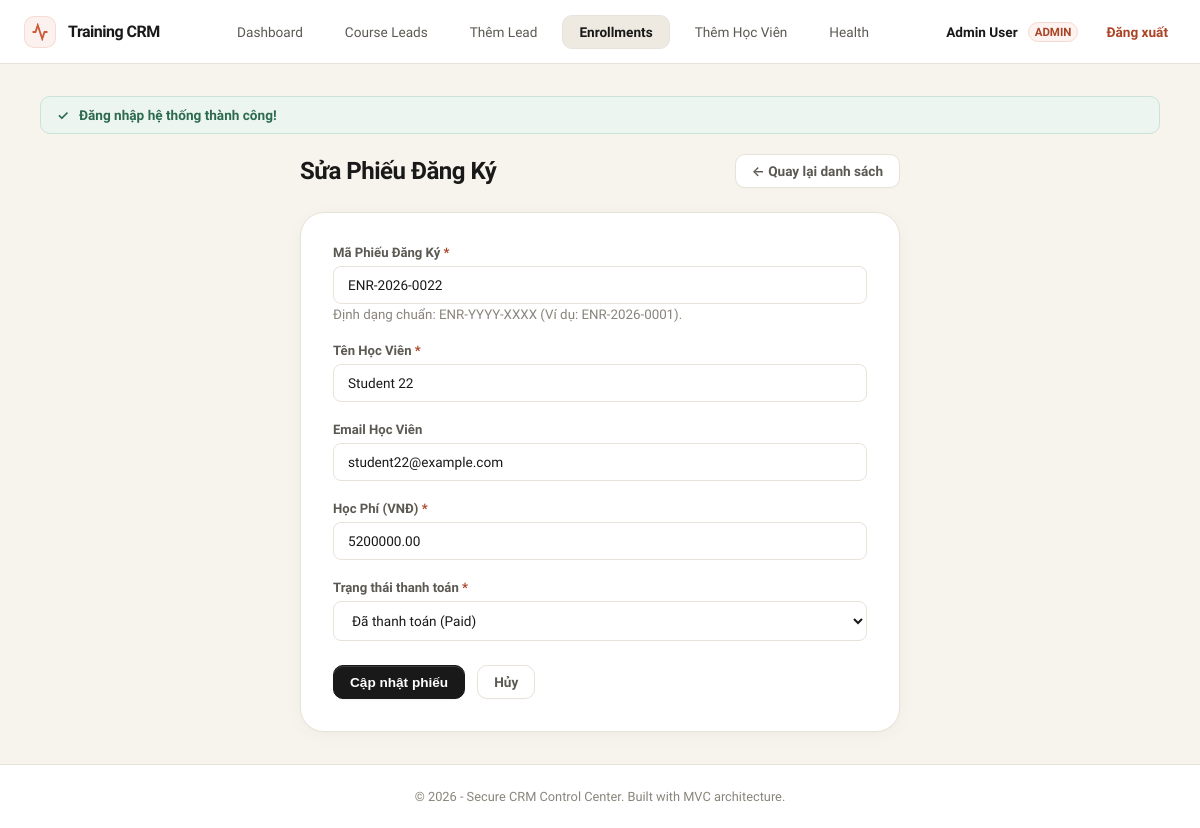
Screenshot of /enrollments/edit?id=22 (signed in) with the database file from the repository.
### tables this page shows
CREATE TABLE enrollments (
    id INT AUTO_INCREMENT PRIMARY KEY,
    enrollment_code VARCHAR(50) NOT NULL UNIQUE,
    student_name VARCHAR(100) NOT NULL,
    student_email VARCHAR(150) DEFAULT NULL,
    course_fee DECIMAL(12, 2) NOT NULL DEFAULT 0.00,
    payment_status VARCHAR(50) DEFAULT 'unpaid',
    created_at TIMESTAMP DEFAULT CURRENT_TIMESTAMP,
    updated_at TIMESTAMP DEFAULT CURRENT_TIMESTAMP ON UPDATE CURRENT_TIMESTAMP,
    deleted_at TIMESTAMP NULL DEFAULT NULL,
    INDEX idx_enrollment_status (payment_status),
    INDEX idx_enrollment_code (enrollment_code),
    INDEX idx_enrollment_created (created_at)
);

### app/Core/helpers.php (called while the page is built, shortened)
<?php
if (!function_exists('e')) {
    function e(?string $value): string {
        return htmlspecialchars($value ?? '', ENT_QUOTES | ENT_SUBSTITUTE, 'UTF-8');
    }
}
if (!function_exists('render')) {
    function render(string $view, array $data = []): void {
        $old = $_SESSION['old_input'] ?? [];
        extract($data);
        require __DIR__ . '/../Views/' . $view . '.php';
        require __DIR__ . '/../Views/layouts/main.php';
    }
}
if (!function_exists('old')) {
    function old(string $key, array $old = [], string $default = ''): string {
        return (string)($old[$key] ?? $default);
    }
}

### app/Controllers/EnrollmentController.php (called while the page is built, shortened)
<?php
class EnrollmentController
{
    private EnrollmentService $service;
    public function __construct(EnrollmentService $service = null)
    {
        $this->service = $service ?? new EnrollmentService();
    }
    public function edit(): void
    {
        $id = (int)($_GET['id'] ?? 0);
        $enrollment = $this->service->findEnrollmentById($id);
        render('enrollments/edit', [
            'title' => 'Sửa Phiếu Đăng Ký',
            'enrollment' => $enrollment
        ]);
    }
}

### public/index.php (called while the page is built, shortened)
<?php
spl_autoload_register(function ($class) {
    $prefix = 'App\\';
    $base_dir = __DIR__ . '/../app/';
    $len = strlen($prefix);
    $relative_class = substr($class, $len);
    $file = $base_dir . str_replace('\\', '/', $relative_class) . '.php';
});
require_once __DIR__ . '/../app/Core/helpers.php';
try {
    $router = new Router();
    $router->add('GET', '/', 'HomeController@index');
    $router->add('POST', '/leads/public-store', 'HomeController@publicStore');
    $router->add('GET', '/login', 'AuthController@login');
    $router->add('POST', '/login', 'AuthController@handleLogin');
    $router->add('POST', '/logout', 'AuthController@logout');
    $router->add('GET', '/dashboard', 'DashboardController@index');
    $router->add('GET', '/leads', 'LeadController@index');
    $router->add('GET', '/leads/create', 'LeadController@create');
    $router->add('POST', '/leads/store', 'LeadController@store');
    $router->add('GET', '/leads/edit', 'LeadController@edit');
    $router->add('POST', '/leads/update', 'LeadController@update');
    $router->add('POST', '/leads/delete', 'LeadController@delete');
    $router->add('GET', '/enrollments', 'EnrollmentController@index');
    $router->add('GET', '/enrollments/create', 'EnrollmentController@create');
    $router->add('POST', '/enrollments/store', 'EnrollmentController@store');
    $router->add('GET', '/enrollments/edit', 'EnrollmentController@edit');
    $router->add('POST', '/enrollments/update', 'EnrollmentController@update');
    $router->add('POST', '/enrollments/delete', 'EnrollmentController@delete');
    $router->add('GET', '/health', 'HealthController@index');
    $router->dispatch($_SERVER['REQUEST_METHOD'], $_SERVER['REQUEST_URI']);
} catch (\Throwable $e) {
    http_response_code(500);
    log_message("Exception: " . $e->getMessage() . "\n" . $e->getTraceAsString());
    $appConfig = file_exists(__DIR__ . '/../config/app.php') ? require __DIR__ . '/../config/app.php' : ['debug' => false];
    $errorMessage = ($appConfig['debug'] ?? false) ? $e->getMessage() : 'Đã có lỗi hệ thống xảy ra. Vui lòng liên hệ quản trị viên.';
    render('errors/500', [
        'title' => '500 Internal Error',
        'message' => $errorMessage
    ]);
}

### config/database.php (called while the page is built)
<?php
return [
    'host'     => getenv('DB_HOST') ?: '127.0.0.1',
    'database' => getenv('DB_NAME') ?: 'training_crm',
    'username' => getenv('DB_USER') ?: 'root',
    'password' => getenv('DB_PASS') !== false ? getenv('DB_PASS') : 'root',
    'charset'  => 'utf8mb4',
];

### app/Core/Database.php (called while the page is built, shortened)
<?php
class Database
{
    private static ?PDO $instance = null;
    public static function getInstance(): PDO
    {
        if (self::$instance === null) {
            $config = require __DIR__ . '/../../config/database.php';
            $dsn = "mysql:host={$config['host']};dbname={$config['database']};charset={$config['charset']}";
            self::$instance = new PDO($dsn, $config['username'], $config['password'], [
                PDO::ATTR_ERRMODE => PDO::ERRMODE_EXCEPTION,
                PDO::ATTR_DEFAULT_FETCH_MODE => PDO::FETCH_ASSOC,
                PDO::ATTR_EMULATE_PREPARES => false,
            ]);
        }
        return self::$instance;
    }
}

### app/Services/EnrollmentService.php (called while the page is built, shortened)
<?php
class EnrollmentService
{
    private EnrollmentRepository $repo;
    public function __construct(EnrollmentRepository $repo = null)
    {
        $this->repo = $repo ?? new EnrollmentRepository();
    }
    public function findEnrollmentById(int $id): ?array
    {
        return $this->repo->findById($id);
    }
}

### app/Repositories/EnrollmentRepository.php (called while the page is built, shortened)
<?php
class EnrollmentRepository
{
    private PDO $db;
    public function __construct(PDO $db = null)
    {
        $this->db = $db ?? \App\Core\Database::getInstance();
    }
    public function findById(int $id): ?array
    {
        $stmt = $this->db->prepare("SELECT * FROM enrollments WHERE id = :id AND deleted_at IS NULL LIMIT 1");
        $stmt->execute(['id' => $id]);
        $enrollment = $stmt->fetch();
        return $enrollment ?: null;
    }
}

### app/Views/enrollments/edit.php (the view, shortened to what this page needs)
<div style="max-width: 600px; margin: 0 auto;">
    <div class="index-header" style="margin-bottom: 24px;">
        <h1><?= e($title) ?></h1>
        <a href="/enrollments" class="btn secondary">&larr; Quay lại danh sách</a>
    </div>
    <div class="form-card-horizontal" style="border-color: var(--border-light);">
        <form method="POST" action="/enrollments/update">
            <div class="form-row">
                <label for="enrollment_code">Mã Phiếu Đăng Ký <span style="color:var(--danger-text)">*</span></label>
                <div class="input-container">
                    <input type="text" id="enrollment_code" name="enrollment_code" class="<?= isset($errors['enrollment_code']) ? 'input-error' : '' ?>" value="<?= e(old('enrollment_code', $old, $enrollment['enrollment_code'] ?? '')) ?>" placeholder="ENR-YYYY-XXXX">
                    <small class="text-muted">Định dạng chuẩn: ENR-YYYY-XXXX (Ví dụ: ENR-2026-0001).</small>
                </div>
            </div>
            <div class="form-row">
                <label for="student_name">Tên Học Viên <span style="color:var(--danger-text)">*</span></label>
                <div class="input-container">
                    <input type="text" id="student_name" name="student_name" class="<?= isset($errors['student_name']) ? 'input-error' : '' ?>" value="<?= e(old('student_name', $old, $enrollment['student_name'] ?? '')) ?>" placeholder="Nhập tên học viên...">
                </div>
            </div>
            <div class="form-row">
                <label for="student_email">Email Học Viên</label>
                <div class="input-container">
                    <input type="email" id="student_email" name="student_email" class="<?= isset($errors['student_email']) ? 'input-error' : '' ?>" value="<?= e(old('student_email', $old, $enrollment['student_email'] ?? '')) ?>" placeholder="student@example.com">
                </div>
            </div>
            <div class="form-row">
                <label for="course_fee">Học Phí (VNĐ) <span style="color:var(--danger-text)">*</span></label>
                <div class="input-container">
                    <input type="number" step="1000" id="course_fee" name="course_fee" class="<?= isset($errors['course_fee']) ? 'input-error' : '' ?>" value="<?= e(old('course_fee', $old, $enrollment['course_fee'] ?? '0')) ?>" placeholder="Học phí...">
                </div>
            </div>
            <div class="form-row">
                <label for="payment_status">Trạng thái thanh toán <span style="color:var(--danger-text)">*</span></label>
                <div class="input-container">
                    <select id="payment_status" name="payment_status" class="<?= isset($errors['payment_status']) ? 'input-error' : '' ?>">
                        <?php
                        $statuses = [
                            'unpaid' => 'Chưa thanh toán (Unpaid)',
                            'paid' => 'Đã thanh toán (Paid)',
                            'refunded' => 'Đã hoàn tiền (Refunded)',
                            'cancelled' => 'Đã hủy (Cancelled)'
                        ];
                        $selectedStatus = old('payment_status', $old, $enrollment['payment_status'] ?? 'unpaid');
                        foreach ($statuses as $val => $label):
                        ?>
                            <option value="<?= e($val) ?>" <?= $selectedStatus === $val ? 'selected' : '' ?>><?= e($label) ?></option>
                        <?php endforeach; ?>
                    </select>
                </div>
            </div>
            <div class="form-actions-horizontal">
                <button type="submit" class="btn primary">Cập nhật phiếu</button>
                <a href="/enrollments" class="btn secondary">Hủy</a>
            </div>
        </form>
    </div>
</div>

### app/Core/Router.php (shortened to what this page needs)
<?php
class Router
{
    private array $routes = [];
    public function add(string $method, string $path, string $handler): void
    {
        $this->routes[] = [
            'method' => strtoupper($method),
            'path' => $path,
            'handler' => $handler
        ];
    }
    public function dispatch(string $method, string $uri): void
    {
        $method = strtoupper($method);
        $parts = parse_url($uri);
        $path = $parts['path'] ?? '/';
        foreach ($this->routes as $route) {
            if ($route['path'] === $path) {
                if ($route['method'] === $method) {
                    [$controllerName, $action] = explode('@', $route['handler']);
                    $className = "App\\Controllers\\" . $controllerName;
                    if (class_exists($className)) {
                        $controller = new $className();
                        if (method_exists($controller, $action)) {
                            $controller->$action();
                            return;
                        }
                    }
                    throw new \Exception("Handler {$route['handler']} not found.");
                }
            }
        }
        exit;
    }
}

### public/assets/style.css (style rules this page uses)
:root { --bg-main: #f7f4ed; --bg-surface: #ffffff; --bg-surface-alt: #eeeae1; --text-main: #191919; --text-secondary: #5c5952; --text-muted: #8a857b; --primary: #191919; --primary-hover: #2b2823; --primary-glow: rgba(25, 25, 25, 0.04); --accent: #cc5a37; --accent-glow: rgba(204, 90, 55, 0.08); --border-light: #e8e3d9; --border-focus: #b0a99b; --success-bg: #edf5f1; --success-text: #2c6b4e; --success-border: #cbe3d7; --warning-bg: #fdf6e2; --warning-text: #855d14; --warning-border: #f5e6be; --danger-bg: #fdf3f0; --danger-text: #ab4426; --danger-border: #f7dbd2; --info-bg: #f5f2eb; --info-text: #5c5952; --info-border: #e8e3d9; --font-stack: 'Plus Jakarta Sans', -apple-system, BlinkMacSystemFont, "Segoe UI", Roboto, "Helvetica Neue", Arial, sans-serif; --font-serif: Georgia, Cambria, "Times New Roman", Times, serif; --font-mono: ui-monospace, SFMono-Regular, Menlo, Monaco, Consolas, "Liberation Mono", "Courier New", monospace; --radius-lg: 24px; --radius-md: 16px; --radius-sm: 10px; --shadow-sm: 0 1px 2px 0 rgba(0, 0, 0, 0.03); --shadow-md: 0 4px 6px -1px rgba(0, 0, 0, 0.03), 0 1px 2px -1px rgba(0, 0, 0, 0.03); --shadow-lg: 0 10px 15px -3px rgba(0, 0, 0, 0.03), 0 4px 6px -4px rgba(0, 0, 0, 0.03); }
* { box-sizing: border-box; margin: 0; padding: 0; }
body { background-color: var(--bg-main); color: var(--text-main); font-family: var(--font-stack); -webkit-font-smoothing: antialiased; -moz-osx-font-smoothing: grayscale; min-height: 100vh; display: flex; flex-direction: column; }
h1, h2, h3, h4, h5, h6, .brand-text, .main-title { font-family: var(--font-stack); font-weight: 800; letter-spacing: -0.03em; line-height: 1.2; }
.index-header, .form-header { display: flex; justify-content: space-between; align-items: center; margin-bottom: 24px; }
.index-header h1, .form-header h1 { font-size: 1.5rem; font-weight: 700; letter-spacing: -0.5px; color: var(--text-main); }
.btn { display: inline-flex; align-items: center; justify-content: center; padding: 8px 16px; font-size: 0.85rem; font-weight: 600; border-radius: var(--radius-sm); border: 1px solid transparent; cursor: pointer; text-decoration: none; transition: all 0.2s cubic-bezier(0.16, 1, 0.3, 1); gap: 6px; }
.btn.primary { background-color: var(--primary); color: #ffffff; border: 1px solid var(--primary); box-shadow: inset 0 1px 0 rgba(255, 255, 255, 0.15), 0 1px 2px rgba(0, 0, 0, 0.05); }
.btn.secondary { background-color: var(--bg-surface); color: var(--text-secondary); border: 1px solid var(--border-light); box-shadow: 0 1px 2px rgba(0, 0, 0, 0.02); }
.text-muted { color: var(--text-muted); }
.form-card-horizontal { background-color: var(--bg-surface); border: 1px solid var(--border-light); border-radius: var(--radius-lg); padding: 32px; box-shadow: 0 4px 20px rgba(0, 0, 0, 0.03), 0 1px 3px rgba(0, 0, 0, 0.02); }
.form-row { display: flex; flex-direction: column; align-items: stretch; margin-bottom: 20px; }
.form-row label { width: auto; font-size: 0.82rem; font-weight: 600; color: var(--text-secondary); padding-top: 0; padding-right: 0; margin-bottom: 6px; }
.form-row .input-container { width: 100%; }
input[type="text"], input[type="email"], input[type="password"], input[type="number"], input[type="datetime-local"], select, textarea { width: 100%; padding: 10px 14px; font-family: inherit; font-size: 0.85rem; border: 1px solid var(--border-light); border-radius: 8px; background-color: #ffffff; color: var(--text-main); transition: all 0.2s cubic-bezier(0.16, 1, 0.3, 1); }
.form-actions-horizontal { display: flex; gap: 12px; margin-top: 24px; padding-left: 0; }
input[type="number"] { -moz-appearance: textfield; }

### rows the page displays
enrollments: enrollment_code "ENR-2026-0022", student_name "Student 22", student_email "student22@example.com", course_fee "5200000.00", payment_status "Đã thanh toán (Paid)"
